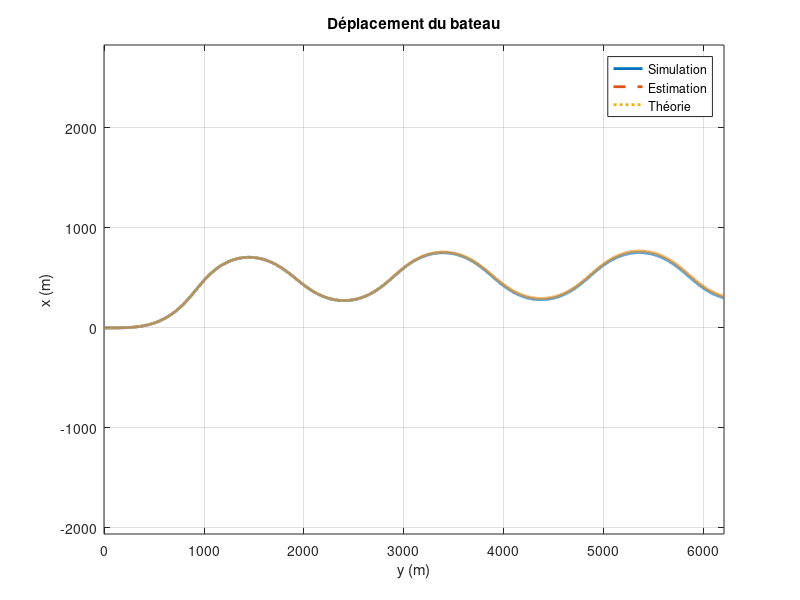
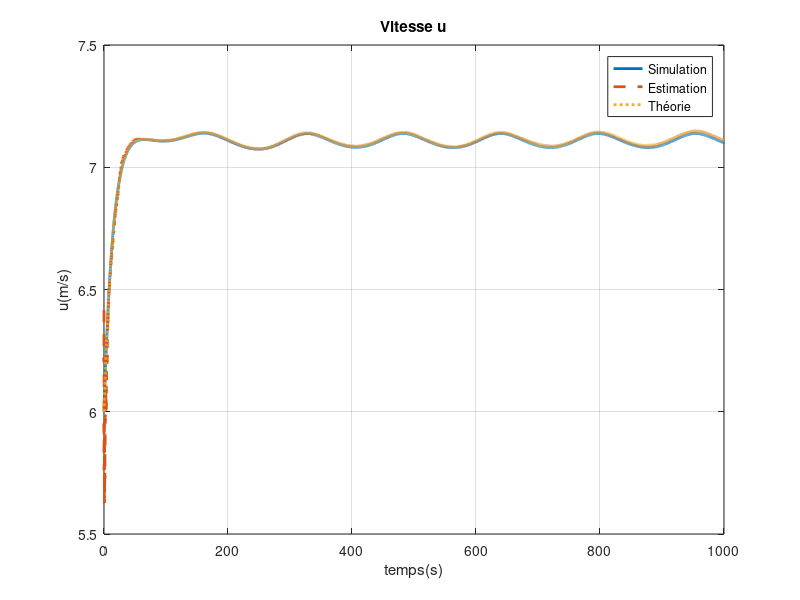
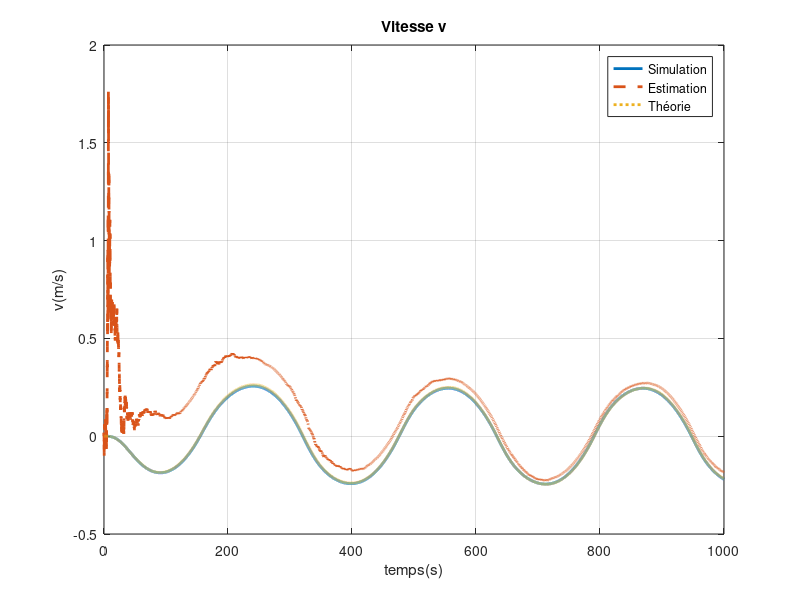
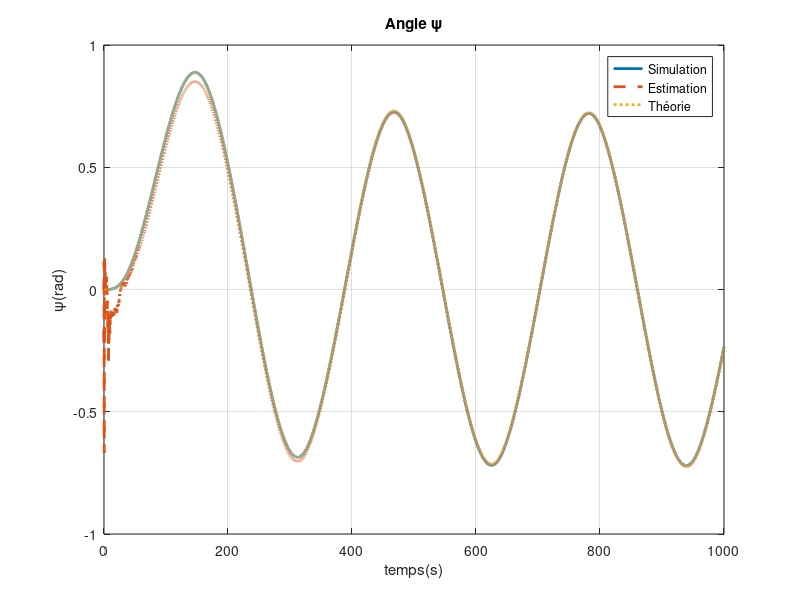

Reproduce these figures in MATLAB, in order.
clear all
close all
clc
%% ---Paramétrage simulation---

%Importation données simulation
load('data_virage.mat');
h = 0.05;                     % pas de temps
%ans = simdata;  %à changer en fonction du .mat
T_final = (length(ans)-1)*h;  % durée simulation(s) ATTENTION à l'importation --> peut être différent de ans...
t = 0:h:T_final;

u   = ans(:,1);  % vitesse longitudinale repère bateau (m/s)
v   = ans(:,2);  % vitesse transversale repère bateau (m/s)
r   = ans(:,4);  % lacet (rad/s)
psi = ans(:,6);  % angle de cap (rad)
x   = ans(:,9);  % position x (m)
y   = ans(:,10); % position y (m)

vx = u.*cos(psi) - v.*sin(psi);  % vitesse selon x repère NED
vy = u.*sin(psi) + v.*cos(psi);  % vitesse selon y repère NED

ax = gradient(u,h);  % accélération longitudinale repère bateau
ay = gradient(v,h);  % accélération transversale repère bateau

%% ---Modèle--- 

% Fonction f(X) = f(x,y,u,v,psi)
f = @(X) [X(3)*cos(X(5)) - X(4)*sin(X(5));
          X(3)*sin(X(5)) + X(4)*cos(X(5));
                         0               ;
                         0               ;
                         0              ];
          
% Jacobienne de f(X)
F = @(X) [0 0 cos(X(5)) -sin(X(5)) -(X(3)*sin(X(5)) + X(4)*cos(X(5)));
          0 0 sin(X(5))  cos(X(5))   X(3)*cos(X(5)) - X(4)*sin(X(5)) ;
          0 0    0           0                      0                ;
          0 0    0           0                      0                ;
          0 0    0           0                      0               ];

B = [0 0 0;
     0 0 0;
     1 0 0;
     0 1 0;
     0 0 1];

C = [1 0 0 0 0;
     0 1 0 0 0;
     0 0 1 0 0];

%entrée du système 
U = [ax ay r]'; 

% Matrices de covariance
Q = diag([1e-6; 1e-6; 1e-6; 1e-6; 1e-6]);
R = eye(3);

%Initialisation
X0 = [x(1); y(1); u(1); v(1); psi(1)];           % État initial      
P0 = eye(5);                                     % Covariance initiale

X_bar = X0;
P_bar = P0;

Y = zeros(3, length(t));                         %Sortie système
X_hat = zeros(5, length(t));                     %Etat estimé
X = zeros(5, length(t)+1);                       %Etat
X(:,1) = X0;

for k = 1:length(t)
    w_x = sqrt(Q) * randn(5, 1);                 % Bruit de processus
    w_y = sqrt(R) * randn(3, 1);                 % Bruit de mesure
    Y(:, k) = C * X(:,k) + w_y;                  %Equation de sortie

    K = P_bar * C' / (C * P_bar * C' + R);             %Gain de Kalman
    X_hat(:,k) = X_bar + K * (Y(:, k) - C * X_bar);    %MAJ Estimation
    P_hat = (eye(5)-K*C)*P_bar*(eye(5)-K*C)' + K*R*K'; %MAJ Cov erreur

    X(:,k+1) = X(:,k) + h * (f(X(:,k)) + B*U(:,k) + w_x); % Éq. d'état discrète
    X_bar = X_hat(:,k) +  h * (f(X_hat(:,k)) + B*U(:,k));  %Propagation estimation
    P_bar = (eye(5) + h*F(X_hat(:,k)))*P_hat*(eye(5) + h*F(X_hat(:,k)))' + h^2 *Q; %Propagation Cov erreur
end

%Extraction des états estimés
x_ekf = X_hat(1, :);
y_ekf = X_hat(2, :);
u_ekf = X_hat(3, :);
v_ekf = X_hat(4, :);
psi_ekf = X_hat(5, :);

%Extraction calcul des états d'après le modèle théorique
x_mod = X(1,1:end-1);
y_mod = X(2,1:end-1);
u_mod = X(3,1:end-1);
v_mod = X(4,1:end-1);
psi_mod = X(5,1:end-1);

%% ---Affichage des résultats---

%Trajectoire (x,y)
figure(1)                   
plot(x, y, 'LineWidth', 2)
hold on
plot(x_ekf, y_ekf, '--', 'LineWidth', 2)
plot(x_mod, y_mod, ':', 'LineWidth', 2)
hold off
title('Déplacement du bateau')
legend('Simulation', 'Estimation', 'Théorie')
xlabel('y (m)')
ylabel('x (m)')
axis equal
grid on

%Vitesse longitudinale u(t)
figure(2)
plot(t, u, 'LineWidth', 2)
hold on
plot(t, u_ekf, '--', 'LineWidth', 2)
plot(t, u_mod, ':', 'LineWidth', 2)
hold off
grid on
title('Vitesse u')
legend('Simulation', 'Estimation', 'Théorie')
xlabel('temps(s)')
ylabel('u(m/s)')

%vitesse transversale v(t)
figure(3)
plot(t, v, 'LineWidth', 2)
hold on
plot(t, v_ekf, '--', 'LineWidth', 2)
plot(t, v_mod, ':', 'LineWidth', 2)
hold off
grid on
title('Vitesse v')
legend('Simulation', 'Estimation', 'Théorie')
xlabel('temps(s)')
ylabel('v(m/s)')

%angle de cap psi(t)
figure(4)
plot(t, psi, 'LineWidth', 2)
hold on
plot(t,psi_ekf, '--', 'LineWidth', 2)
plot(t, psi_mod, ':', 'LineWidth', 2)
hold off
grid on
title('Angle \psi')
legend('Simulation', 'Estimation', 'Théorie')  
xlabel('temps(s)')
ylabel('\psi(rad)')

